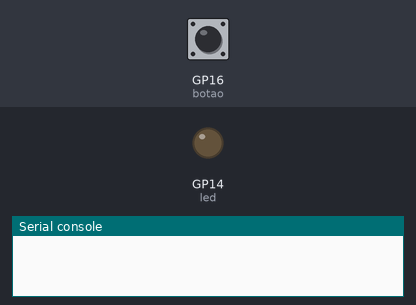
The program below on a simulated Raspberry Pi Pico running MicroPython. Parts: output pins drawn as LEDs (lit = HIGH), the last lines printed to the serial console. Inputs (shaded band) come from the test bench; at power-on: GP16 (botao) LOW.

Above: at 1.2 s.
1.3 s: GP16 (botao) pulled HIGH for 0.15 s
At 4.0 s:
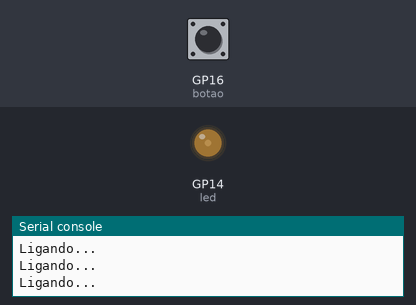
At 6.6 s:
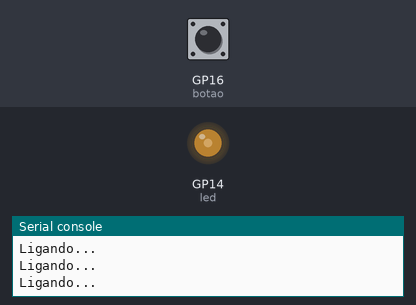
13.3 s: GP16 (botao) pulled HIGH for 3.2 s
At 14.81 s:
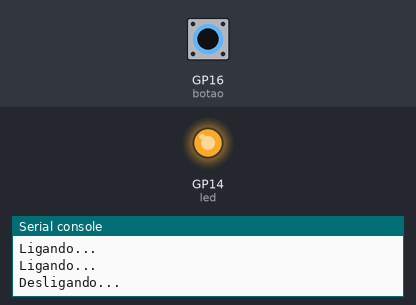
Timing chart, 0 to 24.0 s (numbered marks = the images above; inputs shaded):
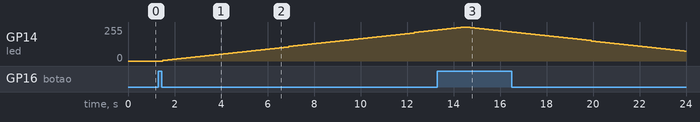

Measured:
- after the input at 1.3 s, GP14 (led): moves from 0/255 to 230/255 over 11.6 s, starting after 0.20 s

The program:

exercicio08.py
```python
# 8. Interruptor com Transição Suave
# Utilize 1 Push Button e 1 LED simples (com PWM). Ao contrário de um
# interruptor comum que acende a luz instantaneamente, programe o
# sistema para ter uma ignição suave. Quando o botão for clicado para
# ligar, o LED deve fazer um fade in (acender gradativamente de 0 a 100%
# usando um laço de repetição). Quando clicado para desligar, deve fazer
# um fade out (apagar gradativamente).

from machine import Pin, PWM
from utime import sleep

botao= Pin(16, Pin.IN)
led= PWM(Pin(14))
led.freq(1000)
led.duty_u16(0)
ultimo_estado = 1

while True:
    estado_botao = botao.value()

    if estado_botao == 1 and ultimo_estado == 1:
        ultimo_estado = ultimo_estado + 1
        for i in range(0, 65535, 1000): #aumenta do 0 até o 65535
            led.duty_u16(i)
            sleep(0.2)
            print("Ligando...")

    elif  estado_botao == 1 and ultimo_estado == 2:
        for o in range(65535, 0, -1000): #diminui do 65535 ao 0
            led.duty_u16(o)
            sleep(0.2)
            print("Desligando...")
            ultimo_estado == 1
```
